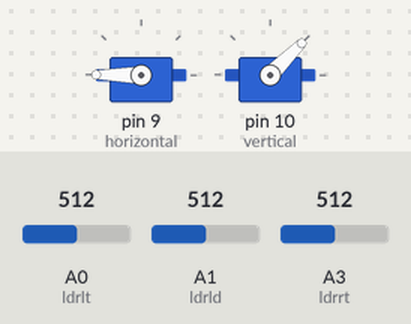
This sketch was run on a simulated Arduino Uno, built with avr-gcc and run on an emulated ATmega328P. Shown: 2 × servo. Inputs (shaded band) come from the test bench; at power-on: A0 (ldrlt) = 512, A1 (ldrld) = 512, A3 (ldrrt) = 512. What the sketch prints to the serial monitor is not drawn.

Above: at 3.7 s.
3.8 s: A0 (ldrlt) set to 684
5.3 s: A0 (ldrlt) set to 707
At 8.08 s:
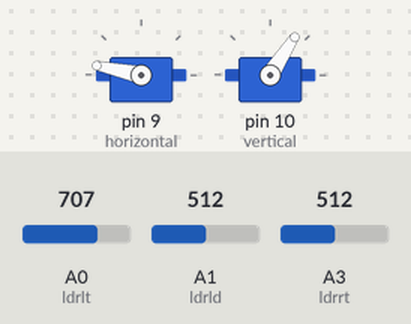
8.3 s: A1 (ldrld) set to 716
At 10.61 s:
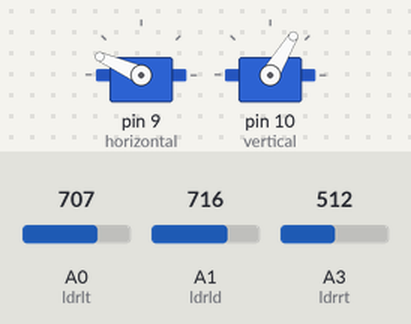
11.3 s: A1 (ldrld) set to 511
At 13.14 s:
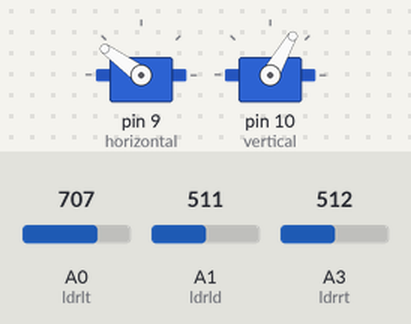
14.3 s: A1 (ldrld) set to 871
17.3 s: A1 (ldrld) set to 906
At 17.77 s:
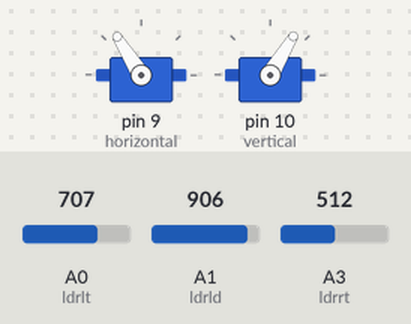
Timing chart, 0 to 23.5 s (numbered marks = the images above; inputs shaded):
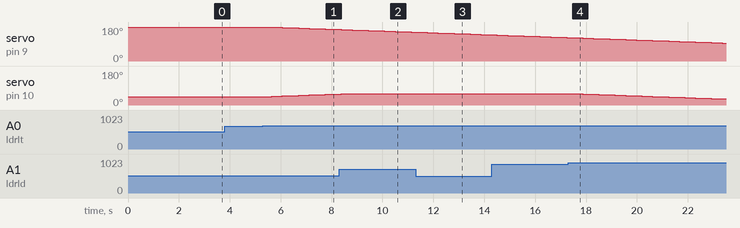

The sketch:

DualAxisSolarTracker.ino
```cpp
#include <Servo.h>


Servo horizontal; // horizontal servo
int servoh = 180;
int servohLimitHigh = 175;
int servohLimitLow = 5;
// 65 degrees MAX

Servo vertical; // vertical servo
int servov = 45;
int servovLimitHigh = 60;
int servovLimitLow = 1;

// LDR pin connections
// name = analogpin;
int ldrlt = A0; //LDR top left - BOTTOM LEFT <--- BDG
int ldrrt = A3; //LDR top rigt - BOTTOM RIGHT
int ldrld = A1; //LDR down left - TOP LEFT
int ldrrd = A3; //ldr down rigt - TOP RIGHT

void setup(){
  Serial.begin(9600);
horizontal.attach(9);
vertical.attach(10);
horizontal.write(180);
vertical.write(45);
delay(2500);
}
void loop() {
int lt = analogRead(ldrlt); // top left
Serial.println(ldrlt);
Serial.print(" ");
int rt = analogRead(ldrrt); // top right
// Serial.print(ldrrt);
Serial.print(" ");
int ld = analogRead(ldrld); // down left
// Serial.print(ldrld);
Serial.print(" ");
int rd = analogRead(ldrrd); // down right
// Serial.println(ldrrd);
delay(200);
int dtime = 10; int tol = 90; // dtime=diffirence time, tol=toleransi
int avt = (lt + rt) / 2; // average value top
int avd = (ld + rd) / 2; // average value down
int avl = (lt + ld) / 2; // average value left
int avr = (rt + rd) / 2; // average value right
int dvert = avt - avd; // check the diffirence of up and down
int dhoriz = avl - avr;// check the diffirence og left and rigt

if (-1*tol > dvert || dvert > tol)
 {
 if (avt > avd)
 {
 servov = ++servov;
 if (servov > servovLimitHigh)
 {servov = servovLimitHigh;}
 }
 else if (avt < avd)
 {servov= --servov;
 if (servov < servovLimitLow)
 { servov = servovLimitLow;}
 }
 vertical.write(servov);
 }
if (-1*tol > dhoriz || dhoriz > tol) // check if the diffirence is in the tolerance else change horizontal angle
 {
 if (avl > avr)
 {
 servoh = --servoh;
 if (servoh < servohLimitLow)
 {
 servoh = servohLimitLow;
 }
 }
 else if (avl < avr)
 {
 servoh = ++servoh;
 if (servoh > servohLimitHigh)
 {
 servoh = servohLimitHigh;
 }
 }
 else if (avl = avr)
 {
 delay(5000);
 }
 horizontal.write(servoh);
 }

 delay(dtime);

}
```

Measured:
- the behaviour switches between 693 and 694 on A0 (ldrlt) (found by bisection; images 0 and 1)
- the behaviour switches between 887 and 888 on A1 (ldrld) (found by bisection; images 3 and 4)
- after the input at 3.8 s, every drawn part: stays the same
- after the input at 5.3 s, servo on pin 9 (horizontal): moves from 180° to 167° over 2.5 s, starting after 0.35 s; servo on pin 10 (vertical): moves from 45° to 58° over 2.5 s, starting after 0.35 s
- after the input at 8.3 s, servo on pin 10 (vertical): goes on until 8.4 s, then stays 59°
- after the input at 11.3 s, servo on pin 10 (vertical): 59° → 60° after 0.25 s
- after the input at 17.3 s, servo on pin 10 (vertical): moves from 60° to 32° over 5.7 s, starting after 0.36 s
